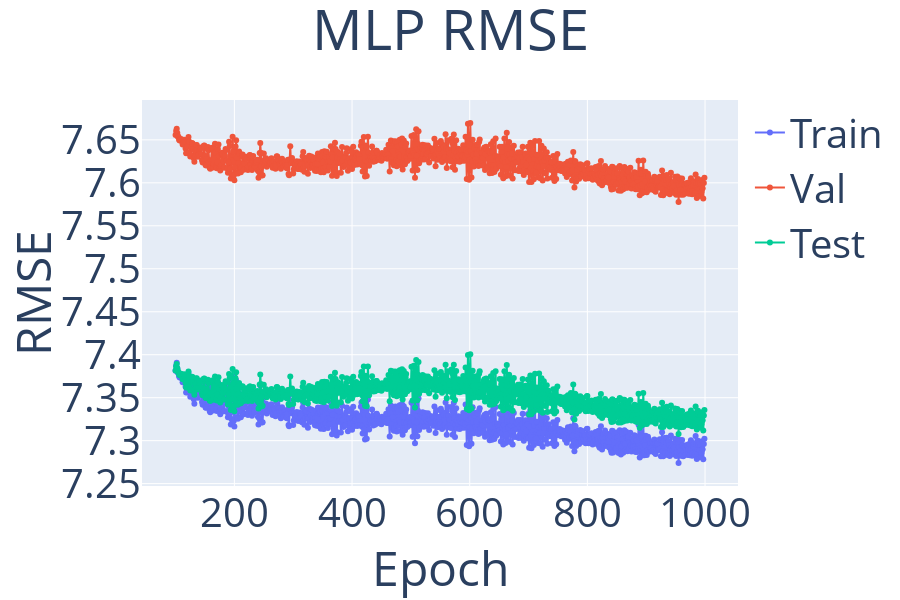

Write notebook code for a chart like this one.
### Code cell
import models.MLP 
import models.Base
import sys
import importlib 
importlib.reload(sys.modules['models.Base'])
importlib.reload(sys.modules['models.MLP']) # these imports are necessary only for local changes to the file
from models.MLP import MLP

num_epochs = 1000
patience = 500
learning_rate = 0.01

mlp = MLP(task='regression')
min_rmse_epoch, metrics = mlp.fit(X, y, train_mask, val_mask, test_mask, cat_features=cat_features, num_epochs=num_epochs,
            learning_rate=learning_rate, hidden_dim=128, patience=500, logging_epochs=1, loss_fn="mlp.txt", metric_name='loss')
# mlp.plot_interactive(metrics, legend=['Train', 'Val', 'Test'], title='R2 RMSE', metric_name='accuracy', descending=False)
mlp.plot_interactive(metrics, legend=['Train', 'Val', 'Test'], title='MLP RMSE', metric_name='loss', start_from=100)

### Figure 1 — Plotly figure (JSON) as saved in the notebook; plotly's stock layout.template omitted (floating-point values rounded to 4 significant figures; data arrays with more than 128 entries replaced by an {"elided": "..."} marker saying what was removed)
{"data": [{"mode": "lines+markers", "name": "Train", "type": "scatter", "x": {"elided": "900 int values"}, "y": {"elided": "900 float values"}}, {"mode": "lines+markers", "name": "Val", "type": "scatter", "x": {"elided": "900 int values"}, "y": {"elided": "900 float values"}}, {"mode": "lines+markers", "name": "Test", "type": "scatter", "x": {"elided": "900 int values"}, "y": {"elided": "900 float values"}}], "layout": {"font": {"size": 40}, "height": 600, "title": {"text": "MLP RMSE", "x": 0.5}, "xaxis": {"title": {"text": "Epoch"}}, "yaxis": {"title": {"text": "RMSE"}}}}
